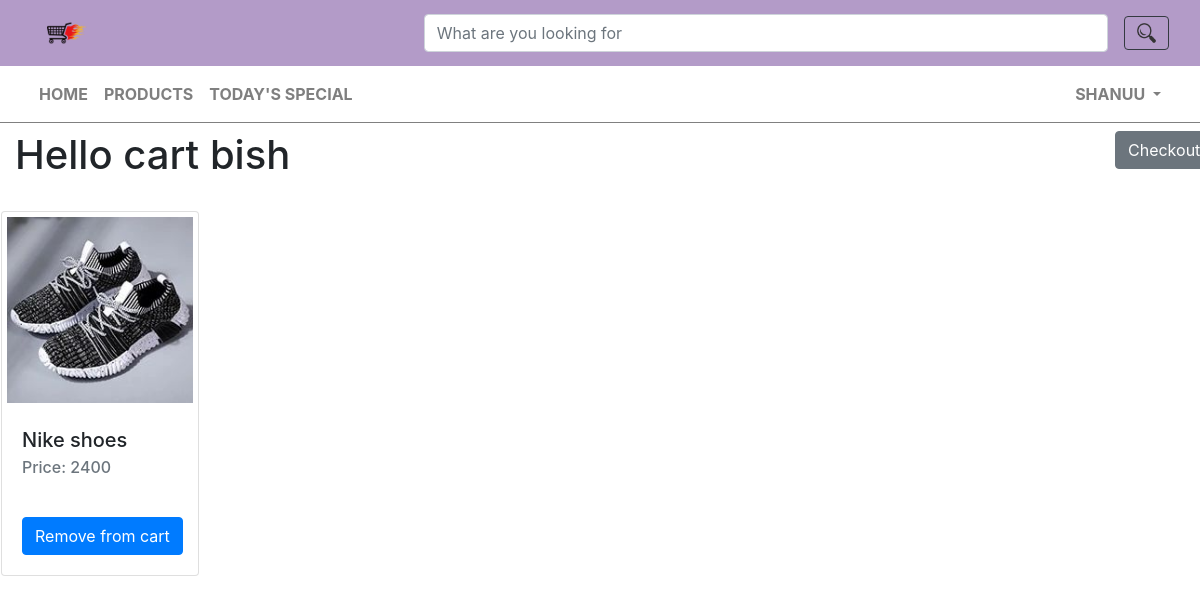
Page /shopping_cart/order_summary (signed in) on the committed database.
### shopping_cart/models.py (models this page shows, shortened)
class orderItem(models.Model):
    product = models.OneToOneField(Item,on_delete=models.SET_NULL,null=True)
    is_ordered = models.BooleanField(default=False)
    date_added = models.DateTimeField(auto_now=True)
    date_ordered = models.DateTimeField(null=True)

### items/models.py (models this page shows, shortened)
class Item(models.Model):
    productTitle = models.CharField(max_length=30)
    itemID = models.AutoField(primary_key=True,unique=True,verbose_name="itemID")
    slug = models.SlugField()
    price = models.BigIntegerField()
    about = models.TextField()
    thumbnail = models.ImageField(blank=True)
    date = models.DateTimeField(auto_now_add=True)
    seller = models.CharField(max_length=30)

### shopping_cart/views.py (the view)
# urls.py: path("order_summary",views.order_summary,name="order_summary"),
@login_required
def order_summary(request,**kwargs):
    existing_order = get_user_pending_order(request)
    context = {
        'order':existing_order
    }
    return render(request,'shopping_cart/order_summary.html',context)

### shopping_cart/models.py (called while the page is built)
    def get_cart_items(self):
        return self.items.all()

### shopping_cart/views.py (called while the page is built)
def get_user_pending_order(request):
    user_profile = get_object_or_404(Profile, user=request.user)
    order = Order.objects.filter(owner=user_profile, is_ordered=False)
    if order.exists():
        return order[0]
    return 0

### shopping_cart/templates/shopping_cart/order_summary.html
{% extends 'base_layout.html' %}
{% block content %}
<div class="container-fluid">
    <div class="row">
        <div class="col-md-11 py-2">
            <h1>Hello cart bish</h1>
        </div>
        <div class="col-md-1 py-2">
            <button class="btn btn-secondary text-center">Checkout</button>
        </div>
    </div>
</div>
<div class="container-fluid">
    <div class="row">
        {% for item in order.get_cart_items %}
        <div class="col-sm-2" style="padding: 1rem;">
            <div class="card card-deck">
                <img src="{{ item.product.thumbnail.url }}" class="card-img-top" alt="Shoes" style="padding:5px;">
                <div class="card-body">
                <h5 class="card-title">{{ item.product.productTitle }}</h5>
                <h6 class="card-subtitle text-muted">Price: {{ item.product.price }}</h6>
                </div>
                <div class="card-body">
                <a href="{% url 'shopping_cart:remove_from_cart' item_id=item.product.itemID %}" class="card-link btn btn-primary">Remove from cart</a>
                </div>
            </div>
        </div>
        {% endfor %}
    </div>
</div>
{% endblock content %}

### templates/base_layout.html (shortened to what this page needs)
{% load static from static %}
<!doctype html>
<html lang="en">
  <head>
    <link href="https://unpkg.com/tailwindcss@^2/dist/tailwind.min.css" rel="stylesheet">
    <link href="//netdna.bootstrapcdn.com/font-awesome/3.2.1/css/font-awesome.css" rel="stylesheet">
    <link rel="stylesheet" href="https://maxcdn.bootstrapcdn.com/bootstrap/4.0.0/css/bootstrap.min.css">
    <link rel="stylesheet" href="{% static 'style.css' %}"/>
  </head>
  <body>
    <section class="header">
        <nav class="navbar navbar-expang navbar-light justify-content-between" style="color:#fff;background-color:#b39bc8">
          <div class="container-fluid">
          <a class="navbar-brand text-light text-uppercase px-3" href="{% url 'items:home' %}"><img src="{% static 'ecom.png' %}" style="width: 40px;height: 40px;"></a>
          <form class="form-inline" action="{% url 'search:search_result' %}" method="GET" value="{{request.GET.q}}">
            <input class="form-control mr-sm-3" size="60" type="search" placeholder="What are you looking for" aria-label="Search" name="q" value="{{request.GET.q}}">
            <button class="btn btn-outline-dark my-2 my-sm-0" type="submit" value="Search"><img src="{% static 'search.png' %}" style="height: 1.2rem;"></button>
          </form>
        </div>
        </nav>
    <nav class="navbar navbar-expand-lg navbar-light" style="color:#fff;border-bottom: 0.1px solid grey;">
      <div class="container-fluid">
        <div class="collapse navbar-collapse text-light" id="navbarTogglerDemo01">
          <ul class="navbar-nav mr-auto mt-2 mt-lg-0">
          <li class="nav-item">
            <a class="nav-link" href="{% url 'items:home' %}">Home</a>
          </li>
            <li class="nav-item">
              <a class="nav-link" href="{% url 'items:list' %}">Products</a>
            </li>
            <li class="nav-item">
              <a class="nav-link" href="#">Today's Special</a>
            </li>
          </ul>
          <ul class="navbar-nav mt-2 mt-lg-0 ml-auto">
            {% if user.is_authenticated %}
            <li class="nav-item dropdown">
              <a class="nav-link dropdown-toggle" href="#" id="navbarDropdown" role="button" data-toggle="dropdown" aria-haspopup="true" aria-expanded="false">
                {{ user.username }}
              </a>
            </li>
            {% endif %}
          </ul>
        </div>
        </div>
    </nav>
  </section>
    <div class="contents">
        {% block content %}
        {% endblock content %}
    </div>
  </body>
</html>

### assets/style.css (style rules this page uses)
* { display: border-box; }
body { font-family: -apple-system, BlinkMacSystemFont, 'Segoe UI', Roboto, Oxygen, Ubuntu, Cantarell, 'Open Sans', 'Helvetica Neue', sans-serif; }
.navbar { text-transform: uppercase; font-weight: 700!important; }

### rows in the picture
orderItem: product.thumbnail (picture), product.productTitle "Nike shoes", product.price "2400"

### other values in the picture
{{ user.username }} "SHANUU"
